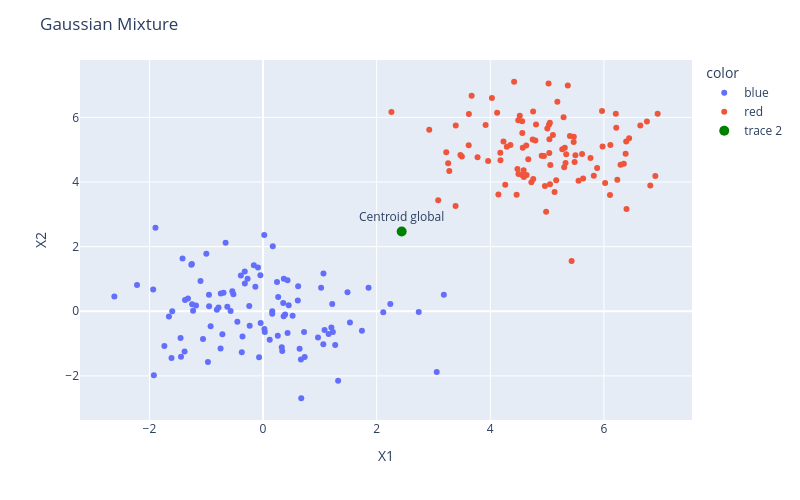

The notebook cell this image was saved under:
### Markdown cell above
### Critérios de avaliação de Clusters

### Code cell
# gerando duas gaussianas centradas em (0,0) e (5,5) com variância 1 e rotuladas com 0 e 1
Xy1 = np.random.normal(0, 1, (100, 2))
Xy1 = np.concatenate((Xy1, np.zeros((100, 1))), axis=1)

Xy2 = np.random.normal(5, 1, (100, 2))
Xy2 = np.concatenate((Xy2, np.ones((100, 1))), axis=1)

Xy = np.concatenate((Xy1, Xy2), axis=0)

cE = np.mean([Xy[j,:-1] for j in range(Xy.shape[0])], axis=0)

# plotando os dados
fig = px.scatter(x=Xy[:, 0], y=Xy[:, 1], color=['blue' if label == 0 else 'red' for label in Xy[:, 2]])

# Add a marker for the center point
fig.add_scatter(x=[cE[0]], y=[cE[1]], mode='markers+text', text=['Centroid global'], textposition='top center', marker=dict(color='green', size=10))

fig.update_layout(
    title="Gaussian Mixture",
    xaxis_title="X1",
    yaxis_title="X2",
    width=800,
    height=500
)
fig.show()
